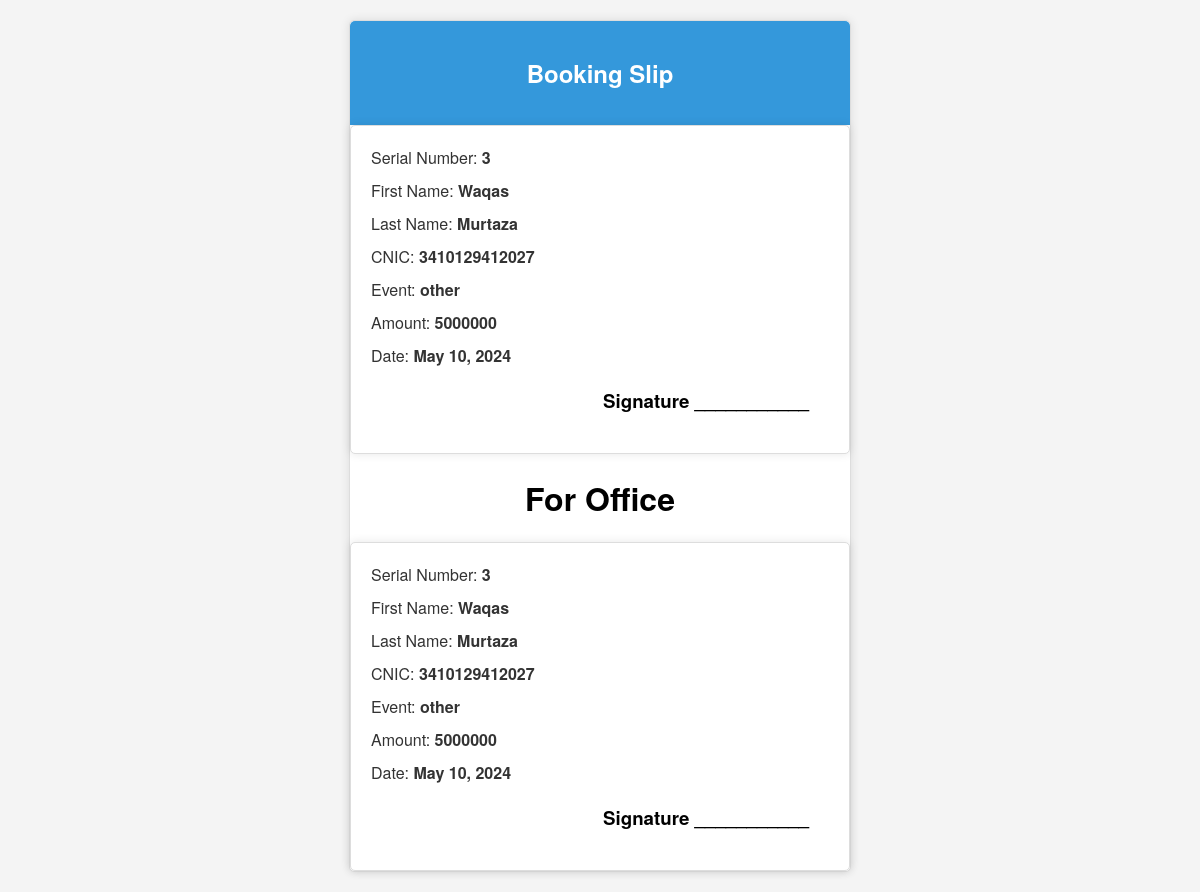
/slip/3, run on the app's committed database.
### marriageapp/models.py (models this page shows, shortened)
class Bookingss(models.Model):
    serial_number = models.IntegerField(null = True)
    fname = models.CharField(max_length=50)
    lname = models.CharField(max_length=50)
    cnic = models.CharField(max_length=50)
    events = models.CharField(max_length=50)
    amount = models.CharField(max_length= 50)
    date = models.DateField()

### marriageapp/views.py (the view)
# urls.py: path('slip/<int:serial_number>' , views.slip , name='slip'),
def slip(request, serial_number):
    data = Bookingss.objects.get(serial_number=serial_number)
    return render(request, 'slip.html', {'data': data})

### templates/slip.html (shortened to what this page needs)
<!DOCTYPE html>
<html lang="en">
  <head>
  </head>
  <body>
    <div class="slip-container">
      <div class="slip-header">
        <h2>Booking Slip</h2>
      </div>
      <div class="office">
        <a>Serial Number: <span>{{data.serial_number}}</span></a>
        <a>First Name: <span>{{data.fname}}</span></a>
        <a>Last Name: <span>{{data.lname}}</span></a>
        <a>CNIC: <span>{{data.cnic}}</span></a>
        <a>Event: <span>{{data.events}}</span></a>
        <a>Amount: <span>{{data.amount}}</span></a>
        <a>Date: <span>{{data.date}}</span></a>
        <div class="signature">
            <h3>Signature ___________</h3>
          </div>
      </div>
      <div><h1>For Office</h1></div>
      <div class="office">
        <a>Serial Number: <span>{{data.serial_number}}</span></a>
        <a>First Name: <span>{{data.fname}}</span></a>
        <a>Last Name: <span>{{data.lname}}</span></a>
        <a>CNIC: <span>{{data.cnic}}</span></a>
        <a>Event: <span>{{data.events}}</span></a>
        <a>Amount: <span>{{data.amount}}</span></a>
        <a>Date: <span>{{data.date}}</span></a>
        <div class="signature">
            <h3>Signature ___________</h3>
          </div>
      </div>
    </div>
  </body>
</html>

### templates/slip.html (style rules this page uses)
body { font-family: "Helvetica Neue", Arial, sans-serif; margin: 20px; background-color: #f4f4f4; }
.slip-container { max-width: 500px; margin: 0 auto; background-color: #fff; border: 1px solid #ddd; border-radius: 5px; box-shadow: 0 0 10px rgba(0, 0, 0, 0.1); }
.slip-header { background-color: #3498db; color: #fff; text-align: center; padding: 15px; border-top-left-radius: 5px; border-top-right-radius: 5px; }
.signature { text-align: right; margin-top: 20px; padding-right: 20px; }
.office { max-width: 500px; margin: 0 auto; background-color: #fff; border: 1px solid #ddd; border-radius: 5px; box-shadow: 0 0 10px rgba(0, 0, 0, 0.1); padding: 20px; }
.office a { display: block; margin-bottom: 10px; text-decoration: none; color: #333; }
.office a > span { font-weight: bold; }
h1 { text-align: center; }

### data on the page
Bookingss: serial_number "3", fname "Waqas", lname "Murtaza", cnic "3410129412027", events "other", amount "5000000", date "May 10, 2024"
